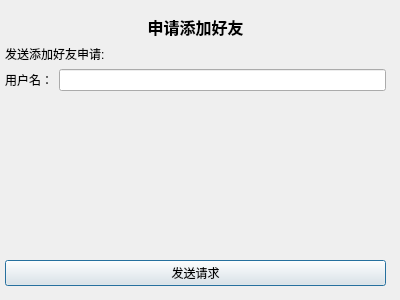
<?xml version="1.0" encoding="UTF-8"?>
<ui version="4.0">
 <class>AddFriendDialog</class>
 <widget class="QDialog" name="AddFriendDialog">
  <property name="geometry">
   <rect>
    <x>0</x>
    <y>0</y>
    <width>400</width>
    <height>300</height>
   </rect>
  </property>
  <property name="windowTitle">
   <string>Dialog</string>
  </property>
  <widget class="QWidget" name="verticalLayoutWidget">
   <property name="geometry">
    <rect>
     <x>0</x>
     <y>10</y>
     <width>391</width>
     <height>281</height>
    </rect>
   </property>
   <layout class="QVBoxLayout" name="verticalLayout">
    <property name="leftMargin">
     <number>5</number>
    </property>
    <property name="topMargin">
     <number>5</number>
    </property>
    <property name="rightMargin">
     <number>5</number>
    </property>
    <property name="bottomMargin">
     <number>5</number>
    </property>
    <item>
     <widget class="QLabel" name="title_label">
      <property name="font">
       <font>
        <pointsize>12</pointsize>
        <bold>true</bold>
       </font>
      </property>
      <property name="text">
       <string>申请添加好友</string>
      </property>
      <property name="alignment">
       <set>Qt::AlignmentFlag::AlignCenter</set>
      </property>
     </widget>
    </item>
    <item>
     <widget class="QLabel" name="label">
      <property name="text">
       <string>发送添加好友申请:</string>
      </property>
     </widget>
    </item>
    <item>
     <layout class="QHBoxLayout" name="horizontalLayout">
      <item>
       <widget class="QLabel" name="label_2">
        <property name="text">
         <string>用户名：</string>
        </property>
       </widget>
      </item>
      <item>
       <widget class="QLineEdit" name="user_name_edit"/>
      </item>
     </layout>
    </item>
    <item>
     <layout class="QHBoxLayout" name="horizontalLayout_2"/>
    </item>
    <item>
     <spacer name="verticalSpacer">
      <property name="orientation">
       <enum>Qt::Orientation::Vertical</enum>
      </property>
      <property name="sizeHint" stdset="0">
       <size>
        <width>20</width>
        <height>40</height>
       </size>
      </property>
     </spacer>
    </item>
    <item>
     <layout class="QHBoxLayout" name="horizontalLayout_3">
      <item>
       <widget class="QPushButton" name="add_user_btn">
        <property name="text">
         <string>发送请求</string>
        </property>
       </widget>
      </item>
     </layout>
    </item>
   </layout>
  </widget>
 </widget>
 <resources/>
 <connections/>
</ui>
